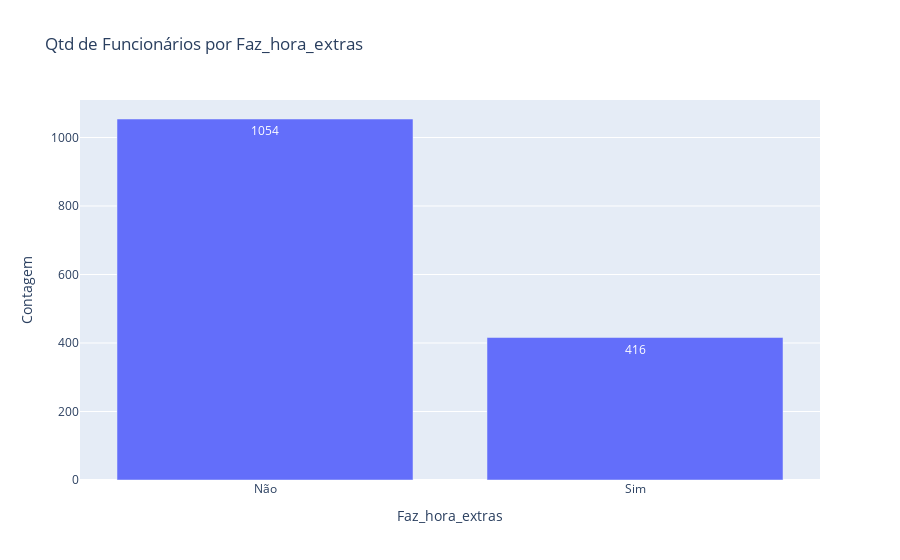

This figure's notebook cell:
### Code cell
constroi_grafico_barras('Faz_hora_extras')

### Figure 1 — Plotly figure (JSON) as saved in the notebook; plotly's stock layout.template omitted (floating-point values rounded to 4 significant figures)
{"data": [{"alignmentgroup": "True", "hovertemplate": "Faz_hora_extras=%{x}<br>Contagem=%{y}<extra></extra>", "legendgroup": "", "marker": {"color": "#636efa", "pattern": {"shape": ""}}, "name": "", "offsetgroup": "", "orientation": "v", "showlegend": false, "textposition": "auto", "texttemplate": "%{y}", "type": "bar", "x": ["Não", "Sim"], "xaxis": "x", "y": [1054, 416], "yaxis": "y"}], "layout": {"autosize": true, "barmode": "relative", "legend": {"tracegroupgap": 0}, "title": {"text": "Qtd de Funcionários por Faz_hora_extras"}, "xaxis": {"anchor": "y", "autorange": true, "domain": [0, 1], "range": [-0.5, 1.5], "title": {"text": "Faz_hora_extras"}, "type": "category"}, "yaxis": {"anchor": "x", "autorange": true, "domain": [0, 1], "range": [0, 1109.0], "title": {"text": "Contagem"}, "type": "linear"}}}
